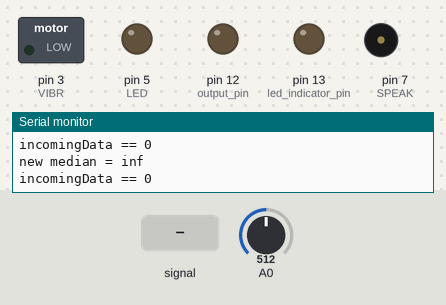
Recording of a sketch running on a simulated Arduino Uno, built with avr-gcc and run on an emulated ATmega328P. On the bench: switched loads named in the sketch (green lamp = pin HIGH), output pins drawn as LEDs (lit = HIGH), buzzer (waves = sounding), the last lines printed to the serial monitor. Dashed ring = blinking. Inputs (shaded band) come from the test bench; at power-on: A0 = 512. Random numbers use the default seed unless the sketch sets one; pins used as bus, display or sensor lines are not drawn.

Above: at 1.2 s.
1.3 s: A0 fed a 200 Hz sine of ±255 counts around its level
At 2.1 s:
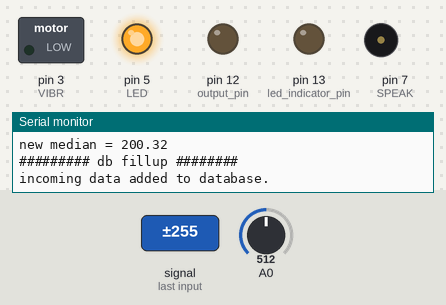
4.3 s: A0 set to 5
7.3 s: A0 set to 2
At 8.8 s:
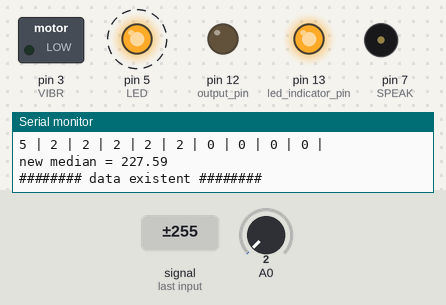
10.3 s: A0 set to 19
At 11.65 s:
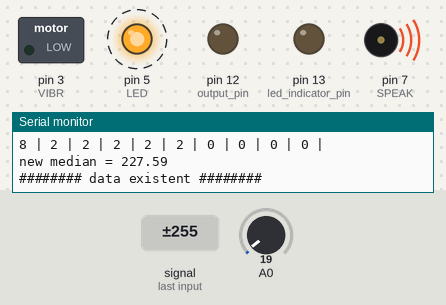
13.3 s: A0 set to 0
At 13.47 s:
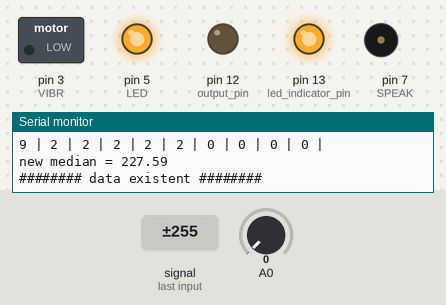
Timing chart, 0 to 17.3 s (numbered marks = the images above; inputs shaded):
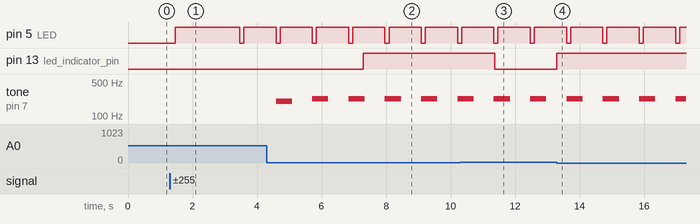

Measured:
- the behaviour switches between 4 and 3 on A0 (found by bisection; images 1 and 2)
- after the input at 1.3 s, pin 5 (LED): LOW → HIGH after 0.16 s, → LOW 2.0 s later, → HIGH 0.13 s later
- after the input at 7.3 s, pin 13 (led_indicator_pin): LOW → HIGH at once
- after the input at 10.3 s, pin 13 (led_indicator_pin): HIGH → LOW after 1.1 s
- after the input at 13.3 s, pin 13 (led_indicator_pin): LOW → HIGH at once
- by itself, tone on pin 7 (SPEAK): alternates 227 Hz for 0.50 s and silent for 0.63 s

The sketch:

DAO_masterCode1.11.ino
```cpp
/*OTHERING MACHINES v.1.11.
   enhanced logics: more functions, no actModes anymore, sortDatabase, take closest value,
   reaction time
   for the course 'Digital Artifactual Objections' held in the summer term 2017 at HfK Bremen
   by David Unland

  based on the Code by Amanda Ghassaei (see below)*/


//generalized wave freq detection with 38.5kHz sampling rate and interrupts
//by Amanda Ghassaei
//https://www.instructables.com/id/Arduino-Frequency-Detection/
//Sept 2012

/*
   This program is free software; you can redistribute it and/or modify
   it under the terms of the GNU General Public License as published by
   the Free Software Foundation; either version 3 of the License, or
   (at your option) any later version.
   INPUT = ANALOG PIN 0
   for sensitivity/realiability adjustments, alter slopeTol, timerTol, ampThreshold
   also, my mid-point is at 107 (ca. 2V), this needs to be double-checked.
*/

//OUTPUT PINS:
const int LED = 5;
const int VIBR = 3;
const int TRIG = 8;
const int SPEAK = 7;

//reaction and behavior
unsigned long now = 0; //for delay functions
int freqTol = 20;
int waitFactor = 200;

//database variables
const int dbLength = 10;
int db[dbLength];
int ab[dbLength];
boolean dataExists = false;
boolean dbFull = false;

//clipping indicator variables
boolean clipping = 0;

//data storage variables
byte newData = 0;
byte prevData = 0;
unsigned int time = 0;//keeps time and sends vales to store in timer[] occasionally
int timer[10];//sstorage for timing of events
int slope[10];//storage for slope of events
unsigned int totalTimer;//used to calculate period
unsigned int period;//storage for period of wave
byte index = 0;//current storage index
float frequency;//storage for frequency calculations
int maxSlope = 0;//used to calculate max slope as trigger point
int newSlope;//storage for incoming slope data

const int medianLength = 9; //for smoothing data
float median[medianLength];


//variables for decided whether you have a match
byte noMatch = 0;//counts how many non-matches you've received to reset variables if it's been too long
byte slopeTol = 3;//slope tolerance- lower for steep waves
int timerTol = 10;//timer tolerance- low for complicated waves/higher resolution

//variables for amp detection
unsigned int ampTimer = 0;
byte maxAmp = 0;
byte checkMaxAmp;
byte ampThreshold = 14;//raise if you have a very noisy signal
byte midpoint = 106;

void setup() {

  Serial.begin(9600);

  pinMode(13, OUTPUT); //led indicator pin
  pinMode(12, OUTPUT); //output pin
  pinMode(SPEAK, OUTPUT); //speaker tone out
  pinMode(TRIG, OUTPUT); //speaker transistor trigger
  pinMode(LED, OUTPUT); //for LED --> positive reaction
  pinMode(VIBR, OUTPUT); //for vibrationmotor --> negative reaction

  boolean initEntryExist = true;
  float rndm;
  //fill and print database
  Serial.println("filling database... ");
  for (int i = 0; i < dbLength / 2; i++) {
numgenerator: while (initEntryExist) {
      //generate new random entry dividable by 20
      rndm = random(50, 500);
      while (int(rndm) % 20 != 0) {
        rndm++;
      }
      //check existance
      for (int i = 0; i < dbLength; i++) {
        if (db[i] == rndm) {
          goto numgenerator;
        }
      } break;
    }

    //add to db
    db[i] = rndm;
    ab[i] += 2;
    Serial.print(db[i]);
    Serial.print(" | ");
  }


  cli();//diable interrupts

  //set up continuous sampling of analog pin 0 at 38.5kHz

  //clear ADCSRA and ADCSRB registers
  ADCSRA = 0;
  ADCSRB = 0;

  ADMUX |= (1 << REFS0); //set reference voltage
  ADMUX |= (1 << ADLAR); //left align the ADC value- so we can read highest 8 bits from ADCH register only

  ADCSRA |= (1 << ADPS2) | (1 << ADPS0); //set ADC clock with 32 prescaler- 16mHz/32=500kHz
  ADCSRA |= (1 << ADATE); //enabble auto trigger
  ADCSRA |= (1 << ADIE); //enable interrupts when measurement complete
  ADCSRA |= (1 << ADEN); //enable ADC
  ADCSRA |= (1 << ADSC); //start ADC measurements

  sei();//enable interrupts
}

ISR(ADC_vect) {//when new ADC value ready

  PORTB &= B11101111;//set pin 12 low
  prevData = newData;//store previous value
  newData = ADCH;//get value from A0
  if (prevData < midpoint && newData >= midpoint) { //if increasing and crossing midpoint
    newSlope = newData - prevData;//calculate slope
    if (abs(newSlope - maxSlope) < slopeTol) { //if slopes are ==
      //record new data and reset time
      slope[index] = newSlope;
      timer[index] = time;
      time = 0;
      if (index == 0) { //new max slope just reset
        PORTB |= B00010000;//set pin 12 high
        noMatch = 0;
        index++;//increment index
      }
      else if (abs(timer[0] - timer[index]) < timerTol && abs(slope[0] - newSlope) < slopeTol) { //if timer duration and slopes match
        //sum timer values
        totalTimer = 0;
        for (byte i = 0; i < index; i++) {
          totalTimer += timer[i];
        }
        period = totalTimer;//set period
        //reset new zero index values to compare with
        timer[0] = timer[index];
        slope[0] = slope[index];
        index = 1;//set index to 1
        PORTB |= B00010000;//set pin 12 high
        noMatch = 0;
      }
      else { //crossing midpoint but not match
        index++;//increment index
        if (index > 9) {
          reset();
        }
      }
    }
    else if (newSlope > maxSlope) { //if new slope is much larger than max slope
      maxSlope = newSlope;
      time = 0;//reset clock
      noMatch = 0;
      index = 0;//reset index
    }
    else { //slope not steep enough
      noMatch++;//increment no match counter
      if (noMatch > 9) {
        reset();
      }
    }
  }

  if (newData == 0 || newData == 1023) { //if clipping
    PORTB |= B00100000;//set pin 13 high- turn on clipping indicator led
    clipping = 1;//currently clipping
  }

  time++;//increment timer at rate of 38.5kHz

  //printing frequency only of signal loud enough
  ampTimer++;//increment amplitude timer
  if (abs(midpoint - ADCH) > maxAmp) {
    maxAmp = abs(midpoint - ADCH);
  }
  if (ampTimer == 1000) {
    ampTimer = 0;
    checkMaxAmp = maxAmp;
    maxAmp = 0;
  }

}

void reset() { //clea out some variables
  index = 0;//reset index
  noMatch = 0;//reset match couner
  maxSlope = 0;//reset slope
}


void checkClipping() { //manage clipping indicator LED
  if (clipping) { //if currently clipping
    PORTB &= B11011111;//turn off clipping indicator led
    clipping = 0;
  }
}

void sortFloat(float a[], int size) {
  for (int i = 0; i < (size - 1); i++) {
    for (int o = 0; o < (size - (i + 1)); o++) {
      if (a[o] > a[o + 1]) {
        float t = a[o];
        a[o] = a[o + 1];
        a[o + 1] = t;
      }
    }
  }
}

void printDatabase() {
  for (int i = 0; i < dbLength; i++) {
    Serial.print(db[i]);
    Serial.print(" | ");
  }
  Serial.println();
  for (int i = 0; i < dbLength; i++) {
    Serial.print(ab[i]);
    Serial.print(" | ");
  }
  Serial.println();
}

void sortDatabase(int a[], int size) {
  Serial.println("sorting database...");
  for (int i = 0; i < (size - 1); i++) {
    for (int o = 0; o < (size - (i + 1)); o++) {
      if (a[o] > a[o + 1]) {
        float t = a[o];
        float b = ab[o]; //abundancy array
        a[o] = a[o + 1];
        ab[o] = ab[o + 1];
        a[o + 1] = t;
        ab[o + 1] = b;
      }
    }
  }
  printDatabase();
}


void positiveReaction(int playTone) {
  //light LED, then emit same as heard
  while (millis() < now + 1000) {
    //do nothing / light LED
    digitalWrite(LED, HIGH);
  }
  while(millis() < now + 1000){
    //do nothing
  }
  digitalWrite(LED, LOW);
  digitalWrite(TRIG, HIGH);
  tone(SPEAK, playTone, 500);

}

void negativeReaction(int playTone, float wait) {
  Serial.println("########## negative reaction ######");
  //vibrate, then emit another (closest) sound
  while (millis() < now + 2000) {
    //do nothing / vibrate
    digitalWrite(VIBR, HIGH);
  }
  digitalWrite(VIBR, LOW);
  while (millis() < now + wait) {
    //do nothing
  }
  digitalWrite(TRIG, HIGH);
  tone(SPEAK, playTone, 500);
}

void checkIncomingData(int incomingData) {
  if (incomingData != 0) {

    //data exists:
    for (int i = 0; i < dbLength; i++) {
      if (abs(incomingData - db[i]) < freqTol) {
        Serial.println("######## data existent ########");
        ab[i]++;
        now = millis();
        dataExists = true;
        positiveReaction(incomingData);
        break;
      }
    }

    //data does not exist:
    if (!dataExists) {
      if (!dbFull) {
        Serial.println("######### db fillup ########");
        for (int i = 0; i < dbLength; i++) {
          if (db[i] == 0) {
            Serial.println("incoming data added to database.");
            db[i] = incomingData;
            ab[i]++;
            now = millis();
            while (millis() < now + 2000) {
              digitalWrite(LED, HIGH);
            }
            digitalWrite(LED, LOW);
            break;
          }
          if (i == dbLength - 1) {
            Serial.println("end of database reached.");
            dbFull = true;
          }
        }
      }

      //full database: lower abundancy of lowest, overwrite if zero
      if (dbFull) {
        Serial.println("########## dbFull ##########");
        int lowest = ab[0];
        int index = 0;
        for (int i = 0; i < dbLength; i++) {
          if (ab[i] < lowest) {
            lowest = ab[i];
            index = i;
          }
        }
        //lower abundancy
        ab[index]--;
        Serial.print(db[index]);
        Serial.print(" dropped, ");
        Serial.print(incomingData);
        Serial.println(" added");

        //if abundancy = 0, add data
        if (ab[index] == 0) {
          db[index] = incomingData;
          ab[index] = 1;
          now = millis();

          //pick closest entry from db and respond
          sortDatabase(db, dbLength);
          float wait;
          if (index == 0) {
            //entry at start: wait dist
            wait = abs(db[index + 1] - db[index]) * waitFactor;
            Serial.print("entry at 0, wait = ");
            Serial.println(wait);
          } else if (index == dbLength - 1) {
            wait = abs(db[index] - db[index - 1]) * waitFactor;
            Serial.print("entry at end, wait = ");
            Serial.println(wait);
            //entry at end: wait dist
          } else {
            //middle: calc diff, wait dist
            if (db[index] - db[index - 1] < db[index + 1] - db[index]) {
              wait = abs(db[index + 1] - db[index]) * waitFactor;
              Serial.print("db[index]-db[index-1] < db[index+1] - db[index], wait = ");
              Serial.println(wait);
            } else {
              wait = abs(db[index] - db[index - 1]) * waitFactor;
              Serial.print("db[index]-db[index-1] > db[index+1] - db[index], wait = ");
              Serial.println(wait);
            }
          }

          negativeReaction(lowest, wait);
        }
      }
    }

    printDatabase();
  } else {
    Serial.println("incomingData == 0");
  }
}

void loop() {

  checkClipping();

  digitalWrite(TRIG, LOW);
  dataExists = false;

  for (int i = 0; i < medianLength; i++) {
    median[i] = 0;
  }

  if (checkMaxAmp > ampThreshold) {
    for (int i = 0; i < medianLength; i++) {
      frequency = 38462 / float(period); //calculate frequency timer rate/period
      median[i] = frequency;
      delay(10);
      sortFloat(median, medianLength);
    }

    Serial.println();
    Serial.print("new median = ");
    Serial.println(median[4]);
    checkIncomingData(median[4]);
  }

}
```
